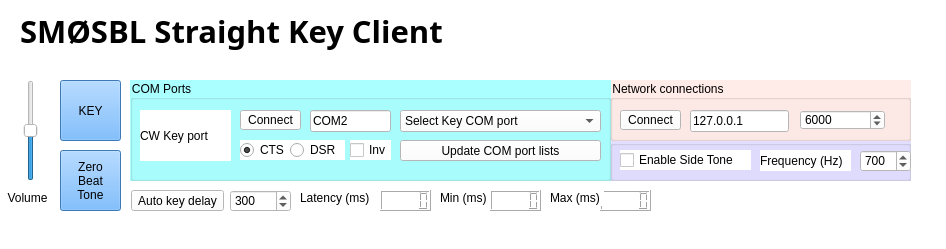
<?xml version="1.0" encoding="UTF-8"?>
<ui version="4.0">
 <class>MainWindow</class>
 <widget class="QMainWindow" name="MainWindow">
  <property name="geometry">
   <rect>
    <x>0</x>
    <y>0</y>
    <width>946</width>
    <height>249</height>
   </rect>
  </property>
  <property name="windowTitle">
   <string>MainWindow</string>
  </property>
  <property name="autoFillBackground">
   <bool>false</bool>
  </property>
  <property name="styleSheet">
   <string notr="true">background-color: rgb(255, 255, 255);</string>
  </property>
  <widget class="QWidget" name="centralwidget">
   <widget class="QPushButton" name="keyButton">
    <property name="geometry">
     <rect>
      <x>60</x>
      <y>80</y>
      <width>61</width>
      <height>61</height>
     </rect>
    </property>
    <property name="styleSheet">
     <string notr="true">background-color: rgb(85, 170, 255);
border-color: rgb(0, 0, 0);</string>
    </property>
    <property name="text">
     <string>KEY</string>
    </property>
   </widget>
   <widget class="QPushButton" name="ShowComPortList">
    <property name="geometry">
     <rect>
      <x>400</x>
      <y>140</y>
      <width>201</width>
      <height>21</height>
     </rect>
    </property>
    <property name="text">
     <string>Update COM port lists</string>
    </property>
   </widget>
   <widget class="QPushButton" name="ConnectToKeyPort">
    <property name="geometry">
     <rect>
      <x>240</x>
      <y>110</y>
      <width>61</width>
      <height>20</height>
     </rect>
    </property>
    <property name="text">
     <string>Connect</string>
    </property>
   </widget>
   <widget class="QLabel" name="label_8">
    <property name="geometry">
     <rect>
      <x>20</x>
      <y>0</y>
      <width>541</width>
      <height>61</height>
     </rect>
    </property>
    <property name="font">
     <font>
      <family>Bradley Hand ITC</family>
      <pointsize>23</pointsize>
      <weight>75</weight>
      <italic>false</italic>
      <bold>true</bold>
      <kerning>true</kerning>
     </font>
    </property>
    <property name="text">
     <string>SMØSBL Straight Key Client</string>
    </property>
   </widget>
   <widget class="QCheckBox" name="keyPortInvert">
    <property name="geometry">
     <rect>
      <x>350</x>
      <y>140</y>
      <width>41</width>
      <height>20</height>
     </rect>
    </property>
    <property name="text">
     <string>Inv</string>
    </property>
   </widget>
   <widget class="QCheckBox" name="sideTone">
    <property name="geometry">
     <rect>
      <x>620</x>
      <y>150</y>
      <width>131</width>
      <height>20</height>
     </rect>
    </property>
    <property name="text">
     <string>Enable Side Tone</string>
    </property>
   </widget>
   <widget class="QSpinBox" name="toneFreqBox">
    <property name="geometry">
     <rect>
      <x>860</x>
      <y>150</y>
      <width>51</width>
      <height>22</height>
     </rect>
    </property>
    <property name="suffix">
     <string extracomment="Hz"/>
    </property>
    <property name="minimum">
     <number>500</number>
    </property>
    <property name="maximum">
     <number>900</number>
    </property>
    <property name="singleStep">
     <number>25</number>
    </property>
    <property name="value">
     <number>700</number>
    </property>
   </widget>
   <widget class="QLabel" name="label_9">
    <property name="geometry">
     <rect>
      <x>760</x>
      <y>150</y>
      <width>91</width>
      <height>21</height>
     </rect>
    </property>
    <property name="text">
     <string>Frequency (Hz)</string>
    </property>
   </widget>
   <widget class="QSlider" name="verticalSlider">
    <property name="geometry">
     <rect>
      <x>20</x>
      <y>80</y>
      <width>22</width>
      <height>101</height>
     </rect>
    </property>
    <property name="minimum">
     <number>1</number>
    </property>
    <property name="maximum">
     <number>100</number>
    </property>
    <property name="singleStep">
     <number>1</number>
    </property>
    <property name="value">
     <number>50</number>
    </property>
    <property name="orientation">
     <enum>Qt::Vertical</enum>
    </property>
   </widget>
   <widget class="QLabel" name="label_10">
    <property name="geometry">
     <rect>
      <x>0</x>
      <y>190</y>
      <width>55</width>
      <height>16</height>
     </rect>
    </property>
    <property name="text">
     <string>Volume</string>
    </property>
    <property name="alignment">
     <set>Qt::AlignCenter</set>
    </property>
   </widget>
   <widget class="QComboBox" name="keyPortDevice">
    <property name="geometry">
     <rect>
      <x>400</x>
      <y>110</y>
      <width>201</width>
      <height>22</height>
     </rect>
    </property>
    <item>
     <property name="text">
      <string>Select Key COM port</string>
     </property>
    </item>
   </widget>
   <widget class="QLabel" name="label_6">
    <property name="geometry">
     <rect>
      <x>140</x>
      <y>110</y>
      <width>91</width>
      <height>51</height>
     </rect>
    </property>
    <property name="text">
     <string>CW Key port</string>
    </property>
   </widget>
   <widget class="QLineEdit" name="KeyPortName">
    <property name="geometry">
     <rect>
      <x>310</x>
      <y>110</y>
      <width>81</width>
      <height>22</height>
     </rect>
    </property>
    <property name="text">
     <string>COM2</string>
    </property>
   </widget>
   <widget class="QLineEdit" name="keyIP">
    <property name="geometry">
     <rect>
      <x>690</x>
      <y>110</y>
      <width>99</width>
      <height>22</height>
     </rect>
    </property>
    <property name="text">
     <string>127.0.0.1</string>
    </property>
   </widget>
   <widget class="QRadioButton" name="KeyOnCTS">
    <property name="geometry">
     <rect>
      <x>240</x>
      <y>140</y>
      <width>51</width>
      <height>20</height>
     </rect>
    </property>
    <property name="text">
     <string>CTS</string>
    </property>
    <property name="checked">
     <bool>true</bool>
    </property>
    <attribute name="buttonGroup">
     <string notr="true">buttonGroup</string>
    </attribute>
   </widget>
   <widget class="QRadioButton" name="KeyOnDSR">
    <property name="geometry">
     <rect>
      <x>290</x>
      <y>140</y>
      <width>55</width>
      <height>20</height>
     </rect>
    </property>
    <property name="text">
     <string>DSR</string>
    </property>
    <attribute name="buttonGroup">
     <string notr="true">buttonGroup</string>
    </attribute>
   </widget>
   <widget class="QSpinBox" name="keyNetPort">
    <property name="geometry">
     <rect>
      <x>800</x>
      <y>110</y>
      <width>85</width>
      <height>20</height>
     </rect>
    </property>
    <property name="maximum">
     <number>65535</number>
    </property>
    <property name="value">
     <number>6000</number>
    </property>
   </widget>
   <widget class="QPushButton" name="ConnectToKeyNetwork">
    <property name="geometry">
     <rect>
      <x>620</x>
      <y>110</y>
      <width>61</width>
      <height>20</height>
     </rect>
    </property>
    <property name="text">
     <string>Connect</string>
    </property>
   </widget>
   <widget class="QGroupBox" name="groupBox">
    <property name="geometry">
     <rect>
      <x>130</x>
      <y>80</y>
      <width>481</width>
      <height>101</height>
     </rect>
    </property>
    <property name="styleSheet">
     <string notr="true">background-color: rgb(170, 255, 255);</string>
    </property>
    <property name="title">
     <string>COM Ports</string>
    </property>
   </widget>
   <widget class="QGroupBox" name="groupBox_2">
    <property name="geometry">
     <rect>
      <x>610</x>
      <y>80</y>
      <width>301</width>
      <height>61</height>
     </rect>
    </property>
    <property name="styleSheet">
     <string notr="true">background-color: rgb(255, 235, 231);</string>
    </property>
    <property name="title">
     <string>Network connections</string>
    </property>
   </widget>
   <widget class="QGroupBox" name="groupBox_3">
    <property name="geometry">
     <rect>
      <x>610</x>
      <y>140</y>
      <width>301</width>
      <height>41</height>
     </rect>
    </property>
    <property name="styleSheet">
     <string notr="true">background-color: rgb(226, 222, 255);</string>
    </property>
    <property name="title">
     <string/>
    </property>
   </widget>
   <widget class="QPushButton" name="SetKeyDelay">
    <property name="geometry">
     <rect>
      <x>131</x>
      <y>190</y>
      <width>93</width>
      <height>21</height>
     </rect>
    </property>
    <property name="text">
     <string>Auto key delay</string>
    </property>
   </widget>
   <widget class="QLCDNumber" name="packetLatencyMax">
    <property name="geometry">
     <rect>
      <x>600</x>
      <y>190</y>
      <width>51</width>
      <height>21</height>
     </rect>
    </property>
   </widget>
   <widget class="QLCDNumber" name="packetLatency">
    <property name="geometry">
     <rect>
      <x>380</x>
      <y>190</y>
      <width>51</width>
      <height>21</height>
     </rect>
    </property>
   </widget>
   <widget class="QLabel" name="label_3">
    <property name="geometry">
     <rect>
      <x>300</x>
      <y>190</y>
      <width>74</width>
      <height>16</height>
     </rect>
    </property>
    <property name="text">
     <string>Latency (ms)</string>
    </property>
   </widget>
   <widget class="QLabel" name="label_5">
    <property name="geometry">
     <rect>
      <x>550</x>
      <y>190</y>
      <width>54</width>
      <height>16</height>
     </rect>
    </property>
    <property name="text">
     <string>Max (ms)</string>
    </property>
   </widget>
   <widget class="QLCDNumber" name="packetLatencyMin">
    <property name="geometry">
     <rect>
      <x>490</x>
      <y>190</y>
      <width>51</width>
      <height>21</height>
     </rect>
    </property>
   </widget>
   <widget class="QLabel" name="label_4">
    <property name="geometry">
     <rect>
      <x>440</x>
      <y>190</y>
      <width>51</width>
      <height>16</height>
     </rect>
    </property>
    <property name="text">
     <string>Min (ms)</string>
    </property>
   </widget>
   <widget class="QPushButton" name="toneButton">
    <property name="geometry">
     <rect>
      <x>60</x>
      <y>150</y>
      <width>61</width>
      <height>61</height>
     </rect>
    </property>
    <property name="styleSheet">
     <string notr="true">background-color: rgb(85, 170, 255);
border-color: rgb(0, 0, 0);</string>
    </property>
    <property name="text">
     <string>Zero
Beat
Tone</string>
    </property>
   </widget>
   <widget class="QSpinBox" name="keyDelay">
    <property name="geometry">
     <rect>
      <x>230</x>
      <y>190</y>
      <width>61</width>
      <height>22</height>
     </rect>
    </property>
    <property name="minimum">
     <number>50</number>
    </property>
    <property name="maximum">
     <number>1500</number>
    </property>
    <property name="singleStep">
     <number>10</number>
    </property>
    <property name="value">
     <number>300</number>
    </property>
   </widget>
   <zorder>SetKeyDelay</zorder>
   <zorder>packetLatencyMax</zorder>
   <zorder>packetLatency</zorder>
   <zorder>label_3</zorder>
   <zorder>label_5</zorder>
   <zorder>packetLatencyMin</zorder>
   <zorder>label_4</zorder>
   <zorder>groupBox_3</zorder>
   <zorder>groupBox_2</zorder>
   <zorder>groupBox</zorder>
   <zorder>keyButton</zorder>
   <zorder>ShowComPortList</zorder>
   <zorder>ConnectToKeyPort</zorder>
   <zorder>label_8</zorder>
   <zorder>keyPortInvert</zorder>
   <zorder>sideTone</zorder>
   <zorder>toneFreqBox</zorder>
   <zorder>label_9</zorder>
   <zorder>verticalSlider</zorder>
   <zorder>label_10</zorder>
   <zorder>keyPortDevice</zorder>
   <zorder>label_6</zorder>
   <zorder>KeyPortName</zorder>
   <zorder>keyIP</zorder>
   <zorder>KeyOnCTS</zorder>
   <zorder>KeyOnDSR</zorder>
   <zorder>keyNetPort</zorder>
   <zorder>ConnectToKeyNetwork</zorder>
   <zorder>toneButton</zorder>
   <zorder>keyDelay</zorder>
  </widget>
  <widget class="QStatusBar" name="statusbar"/>
  <action name="actionSelect_COM_port">
   <property name="text">
    <string>Select COM port</string>
   </property>
  </action>
 </widget>
 <resources/>
 <connections/>
 <buttongroups>
  <buttongroup name="buttonGroup"/>
 </buttongroups>
</ui>
